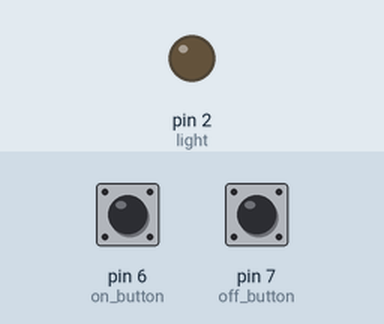
A sketch run on a simulated Arduino Uno, built with avr-gcc and run on an emulated ATmega328P. Shown: output pins drawn as LEDs (lit = HIGH). Inputs (shaded band) come from the test bench; at power-on: pin 6 (on_button) HIGH, pin 7 (off_button) HIGH.

Above: at 1.2 s.
1.3 s: pin 6 (on_button) pulled LOW for 0.15 s
At 2.5 s:
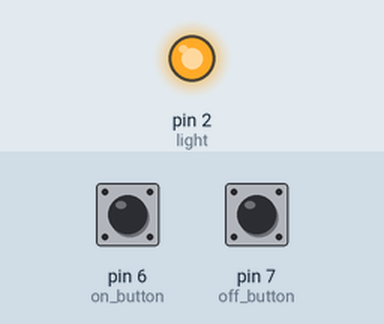
2.9 s: pin 7 (off_button) pulled LOW for 0.15 s
At 3.8 s:
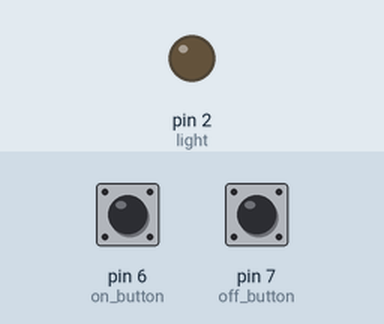
4.5 s: pin 6 (on_button) pulled LOW for 1 s
At 5.0 s:
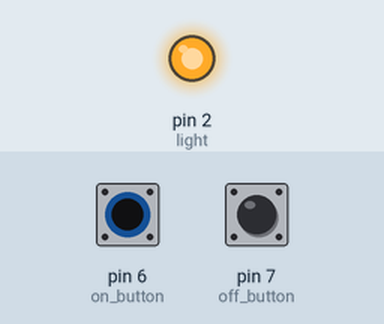
7.0 s: pin 6 (on_button) driven LOW and pin 7 (off_button) driven LOW
At 8.2 s:
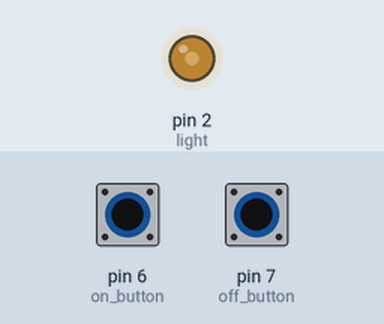
8.5 s: pin 7 (off_button) driven HIGH
At 9.0 s:
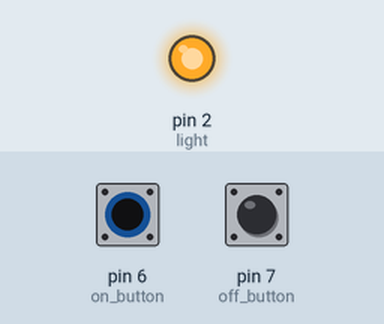
Timing chart, 0 to 11.0 s (numbered marks = the images above; inputs shaded):
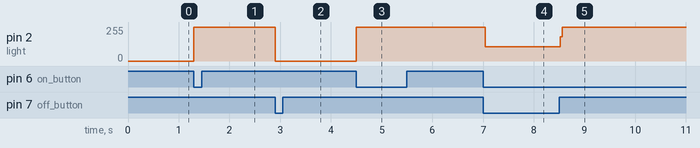

The sketch:

onoffbutton.ino
```cpp
void setup() {
  // put your setup code here, to run once:
pinMode(2, OUTPUT); //light
pinMode(6, INPUT_PULLUP); //on button
pinMode(7, INPUT_PULLUP); //off button
}

void loop() {
  // put your main code here, to run repeatedly:

  if( digitalRead(6) == LOW ) //on button pressed
  {
    digitalWrite(2, HIGH); //turn on light
  }

  if( digitalRead(7) == LOW ) //off button pressed
  {
    digitalWrite(2, LOW); //turn off light
  }

}
```

Measured:
- after the input at 1.3 s, pin 2 (light): 0/255 → 255/255 at once
- after the input at 2.9 s, pin 2 (light): 255/255 → 0/255 at once
- after the input at 4.5 s, pin 2 (light): 0/255 → 255/255 at once
- after the input at 7.0 s, pin 2 (light): 255/255 → 106/255 at once
- after the input at 8.5 s, pin 2 (light): 106/255 → 255/255 at once
